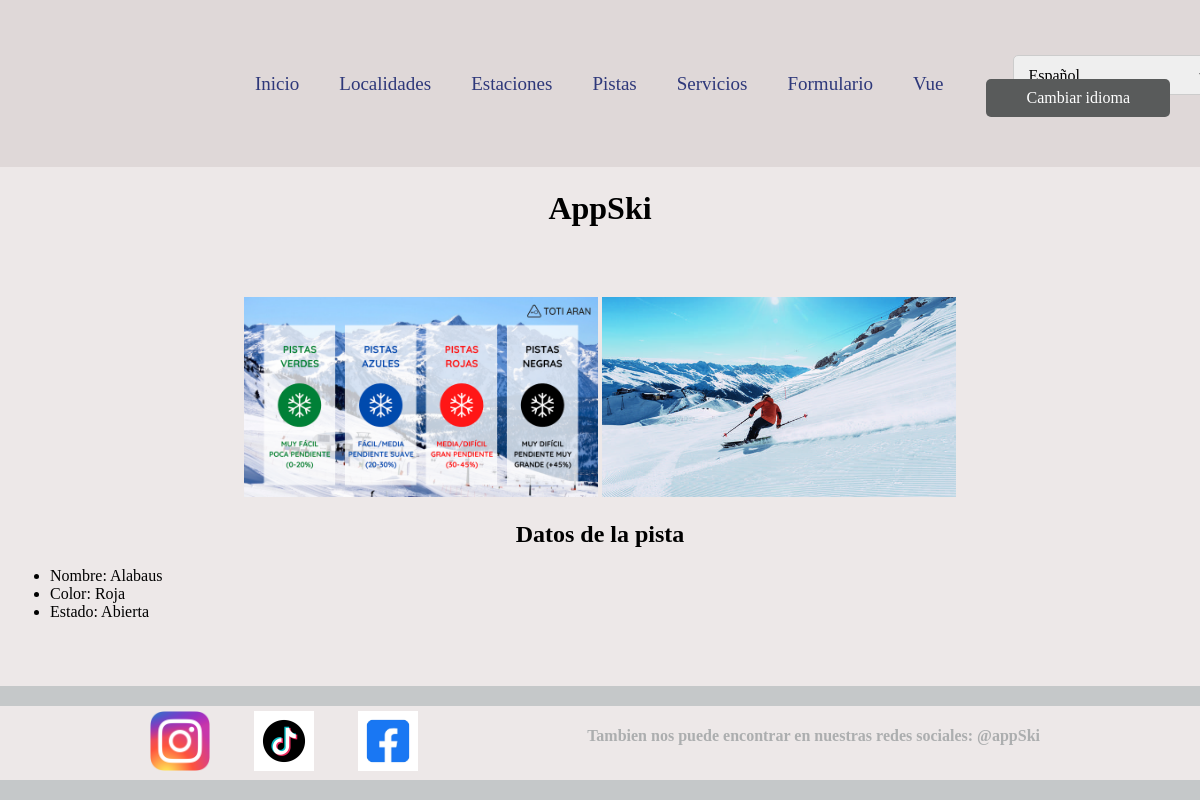
Screenshot of /pistas/4 with the database file from the repository.
### appSki/models.py (models this page shows, shortened)
class Pista(models.Model):
    nombre = models.CharField('Nombre', max_length=50)
    color = models.CharField('Color', max_length=50)
    estado = models.CharField('Estado',max_length = 50)

### appSki/views.py (the view)
# urls.py: path('pistas/<int:pk>', views.PistaDetailView.as_view(), name='pista'),
class PistaDetailView(DetailView):
    model = Pista
    template_name = 'pista.html'
    def get_context_data(self, **kwargs):
            context = super().get_context_data(**kwargs)
            context['LANGUAGES'] = [
                ('es', _('Spanish')),
                ('en', _('English')),
            ]
            return context

### appSki/Templates/pista.html (shortened to what this page needs)
{% extends "base.html" %}
{% load static %}
{% load i18n %}
{% block contenido %}
<div class = "imagen_pista">
    <img id = "color" src="{% static 'images/colores.png' %}" alt="">
    <img id = "pista" src="{% static 'images/pista.jpg' %}" alt="">
</div>
<h2>{% trans 'Datos de la pista' %}</h2>
{% if pista %}
    <ul>
        <li>
            {% trans 'Nombre:' %} {{pista.nombre}}
        </li>
        <li>
            {% trans 'Color:' %} {{pista.color}}
        </li>
        <li>
            {% trans 'Estado:' %} {{pista.estado}}
        </li>
    </ul>
{% else %}
    <p>{% trans 'No existe esta pista.' %}</p>
{% endif %}
{% endblock %}

### appSki/static/css/estilos.css (style rules this page uses)
body { font-family: Cambria, Cochin, Georgia, Times, 'Times New Roman', serif; background-color: rgb(237, 232, 232); margin: 0 auto; padding: 10px; max-width: 100%; min-height: 65vh; display: flex; justify-content: center; align-items: center; margin-top: 30px; }
h2 { font-size: 24px; text-align: center; margin-top: 20px; }
.imagen_pista { flex-direction: row; text-align: center; }
.imagen_pista img { text-align: center; max-width: 30%; max-height: 30%; width: auto; height: auto; }

### rows the page displays
Pista: nombre "Alabaus", color "Roja", estado "Abierta"

### other values shown
form field language "Español"
